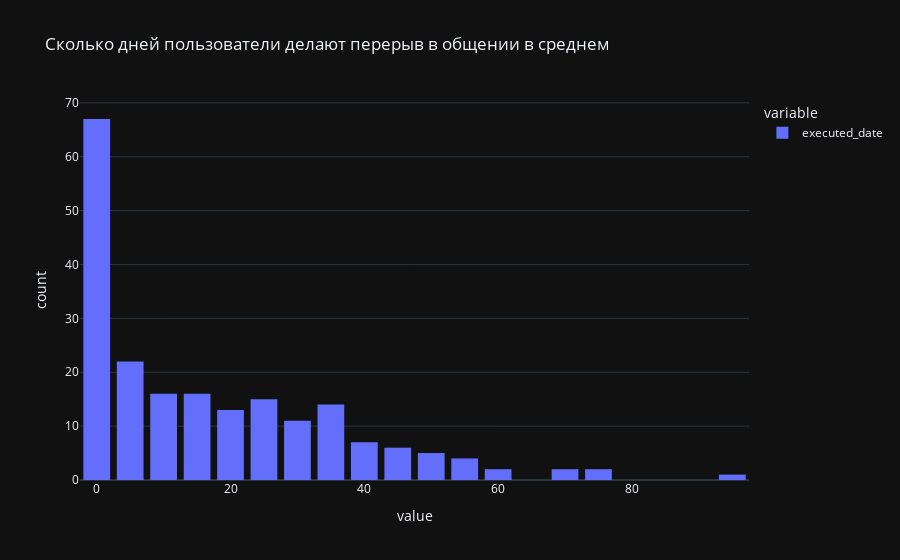

The notebook cell saved with this chart:
### Code cell
mean_usage_breaks_days = messages_df.groupby('user_id')['executed_date'].apply(lambda x: x - x.iloc[0]).apply(lambda x: x.days).groupby('user_id').agg('mean')
fig = px.histogram(mean_usage_breaks_days, title='Сколько дней пользователи делают перерыв в общении в среднем', nbins=30)
fig.update_layout(bargap=0.2)

### Figure 1 — Plotly figure (JSON) as saved in the notebook; plotly's stock layout.template omitted (floating-point values rounded to 4 significant figures; data arrays with more than 128 entries replaced by an {"elided": "..."} marker saying what was removed)
{"data": [{"alignmentgroup": "True", "bingroup": "x", "hovertemplate": "variable=executed_date<br>value=%{x}<br>count=%{y}<extra></extra>", "legendgroup": "executed_date", "marker": {"color": "#636efa", "pattern": {"shape": ""}}, "name": "executed_date", "nbinsx": 30, "offsetgroup": "executed_date", "orientation": "v", "showlegend": true, "x": {"elided": "203 float values"}, "xaxis": "x", "yaxis": "y", "type": "histogram"}], "layout": {"xaxis": {"anchor": "y", "domain": [0.0, 1.0], "title": {"text": "value"}}, "yaxis": {"anchor": "x", "domain": [0.0, 1.0], "title": {"text": "count"}}, "legend": {"title": {"text": "variable"}, "tracegroupgap": 0}, "title": {"text": "Сколько дней пользователи делают перерыв в общении в среднем"}, "barmode": "relative", "bargap": 0.2}}
